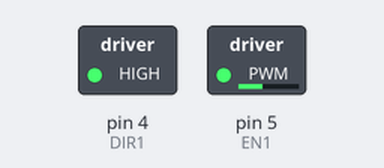
A sketch run on a simulated Arduino Uno, built with avr-gcc and run on an emulated ATmega328P. Shown: switched loads named in the sketch (green lamp = pin HIGH).

Above: at 0.05 s.
At 2.5 s:
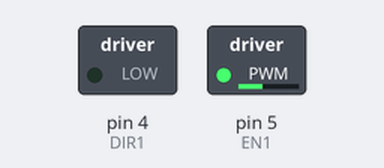
At 4.95 s:
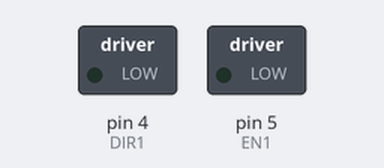
Timing chart, 0 to 6.5 s (numbered marks = the images above):
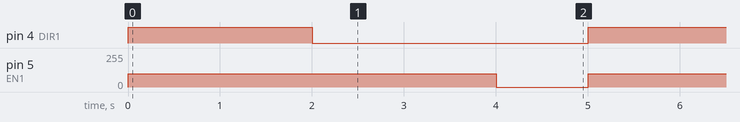

Measured:
- by itself, pin 4 (DIR1): alternates HIGH for 2.0 s and LOW for 3.0 s
- by itself, pin 5 (EN1): alternates 100/255 for 4.0 s and 0/255 for 1.0 s

The sketch:

step2.exp5.ino
```cpp
const int EN1  = 5; // PWM pin for Motor 1 speed control (ENA)
const int DIR1 = 4; // Digital pin for Motor 1 direction control

void setup() {
  pinMode(EN1, OUTPUT);
  pinMode(DIR1, OUTPUT);
}

void loop() {
  // Move forward at PWM 100 for 2 seconds
  digitalWrite(DIR1, HIGH);
  analogWrite(EN1, 100);
  delay(2000);

  // Move backward at PWM 100 for 2 seconds
  digitalWrite(DIR1, LOW);
  analogWrite(EN1, 100);
  delay(2000);

  // Stop motor for 1 second
  analogWrite(EN1, 0);
  delay(1000);
}
```
